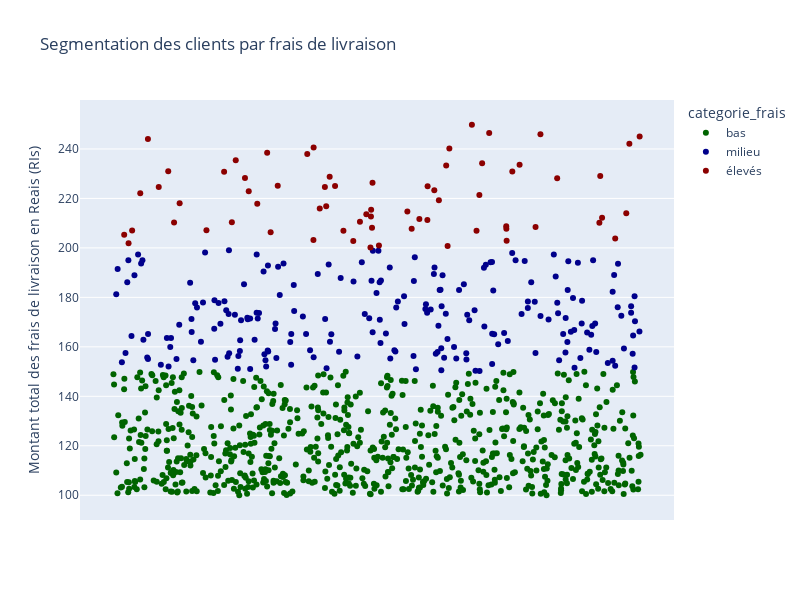

The notebook cell this image was saved under:
### Code cell
import plotly.express as px
 
# Création de la visualisation avec une taille de figure plus grande
fig = px.scatter(df_sorted_customers, y='valeur_fret', color='categorie_frais', color_discrete_map={'bas': 'darkgreen', 'milieu': 'darkblue', 'élevés': 'darkred'},
                 labels={'valeur_fret': 'Montant total des frais de livraison'},
                 title="Segmentation des clients par frais de livraison")

fig.update_layout(
    xaxis=dict(title=None, visible=False),
    yaxis=dict(title="Montant total des frais de livraison en Reais (RIs)"),
    width=800, height=600,  # Taille de la figure
)

fig.show()

### Figure 1 — Plotly figure (JSON) as saved in the notebook; plotly's stock layout.template omitted (floating-point values rounded to 4 significant figures; data arrays with more than 128 entries replaced by an {"elided": "..."} marker saying what was removed)
{"data": [{"hovertemplate": "categorie_frais=bas<br>index=%{x}<br>Montant total des frais de livraison=%{y}<extra></extra>", "legendgroup": "bas", "marker": {"color": "darkgreen", "symbol": "circle"}, "mode": "markers", "name": "bas", "orientation": "v", "showlegend": true, "type": "scatter", "x": {"elided": "700 int values"}, "xaxis": "x", "y": {"elided": "700 float values"}, "yaxis": "y"}, {"hovertemplate": "categorie_frais=milieu<br>index=%{x}<br>Montant total des frais de livraison=%{y}<extra></extra>", "legendgroup": "milieu", "marker": {"color": "darkblue", "symbol": "circle"}, "mode": "markers", "name": "milieu", "orientation": "v", "showlegend": true, "type": "scatter", "x": {"elided": "210 int values"}, "xaxis": "x", "y": {"elided": "210 float values"}, "yaxis": "y"}, {"hovertemplate": "categorie_frais=élevés<br>index=%{x}<br>Montant total des frais de livraison=%{y}<extra></extra>", "legendgroup": "élevés", "marker": {"color": "darkred", "symbol": "circle"}, "mode": "markers", "name": "élevés", "orientation": "v", "showlegend": true, "type": "scatter", "x": [1973, 2773, 3426, 4911, 6314, 8293, 10030, 11099, 12117, 17021, 20251, 21668, 22379, 24068, 24755, 26319, 28127, 28765, 30061, 35463, 36590, 36626, 37748, 38687, 38928, 39562, 40547, 42076, 43880, 45101, 46267, 47024, 47112, 47148, 47308, 47399, 48574, 53771, 54562, 55967, 57431, 57480, 58702, 59539, 60875, 61134, 61455, 65580, 66426, 66946, 67450, 68743, 71857, 71881, 71932, 72971, 74303, 77223, 78117, 81177, 88899, 89057, 89392, 91794, 93820, 94385, 96266], "xaxis": "x", "y": [205.3, 201.9, 207.1, 222.1, 244.0, 224.6, 230.9, 210.3, 218.1, 207.1, 230.8, 210.4, 235.4, 228.2, 222.9, 217.9, 238.5, 206.4, 225.1, 238.0, 203.2, 240.6, 216.0, 224.6, 216.8, 228.7, 225.0, 207.0, 202.8, 210.6, 213.6, 200.2, 212.7, 215.4, 208.1, 226.3, 200.9, 214.8, 207.7, 211.6, 211.3, 224.9, 223.3, 219.3, 233.3, 200.8, 240.1, 249.8, 206.9, 221.4, 234.2, 246.4, 208.8, 207.7, 202.9, 230.8, 233.7, 208.5, 245.9, 228.2, 210.1, 229.1, 212.2, 203.8, 214.0, 242.1, 245.0], "yaxis": "y"}], "layout": {"height": 600, "legend": {"title": {"text": "categorie_frais"}, "tracegroupgap": 0}, "title": {"text": "Segmentation des clients par frais de livraison"}, "width": 800, "xaxis": {"anchor": "y", "domain": [0, 1], "title": {}, "visible": false}, "yaxis": {"anchor": "x", "domain": [0, 1], "title": {"text": "Montant total des frais de livraison en Reais (RIs)"}}}}
